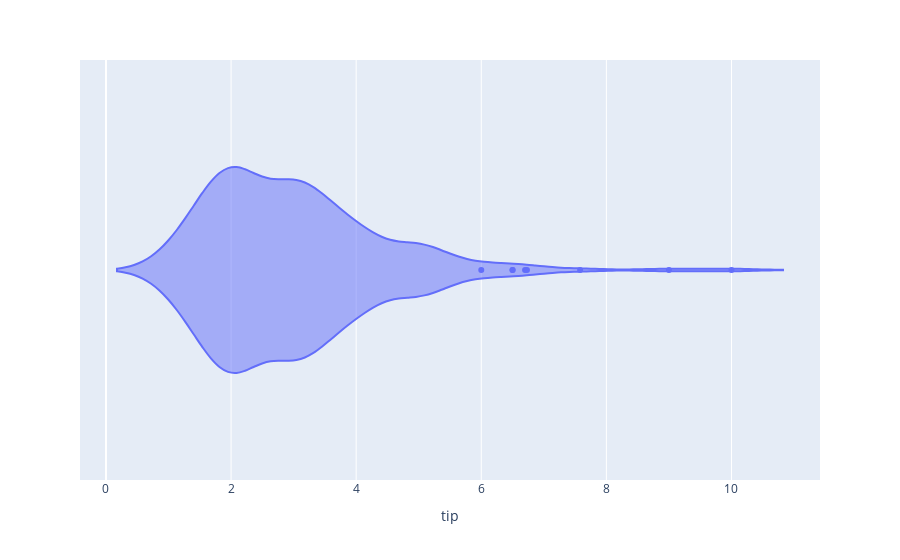

Notebook code cell kept with this figure:
### Code cell
fig_1=px.violin(df,x='tip')
fig_1.show()

### Figure 1 — Plotly figure (JSON) as saved in the notebook; plotly's stock layout.template omitted (floating-point values rounded to 4 significant figures; data arrays with more than 128 entries replaced by an {"elided": "..."} marker saying what was removed)
{"data": [{"alignmentgroup": "True", "box": {"visible": false}, "hovertemplate": "tip=%{x}<extra></extra>", "legendgroup": "", "marker": {"color": "#636efa"}, "name": "", "offsetgroup": "", "orientation": "h", "scalegroup": "True", "showlegend": false, "type": "violin", "x": {"elided": "244 float values"}, "x0": " ", "xaxis": "x", "y0": " ", "yaxis": "y"}], "layout": {"legend": {"tracegroupgap": 0}, "margin": {"t": 60}, "violinmode": "group", "xaxis": {"anchor": "y", "domain": [0, 1], "title": {"text": "tip"}}, "yaxis": {"anchor": "x", "domain": [0, 1]}}}
